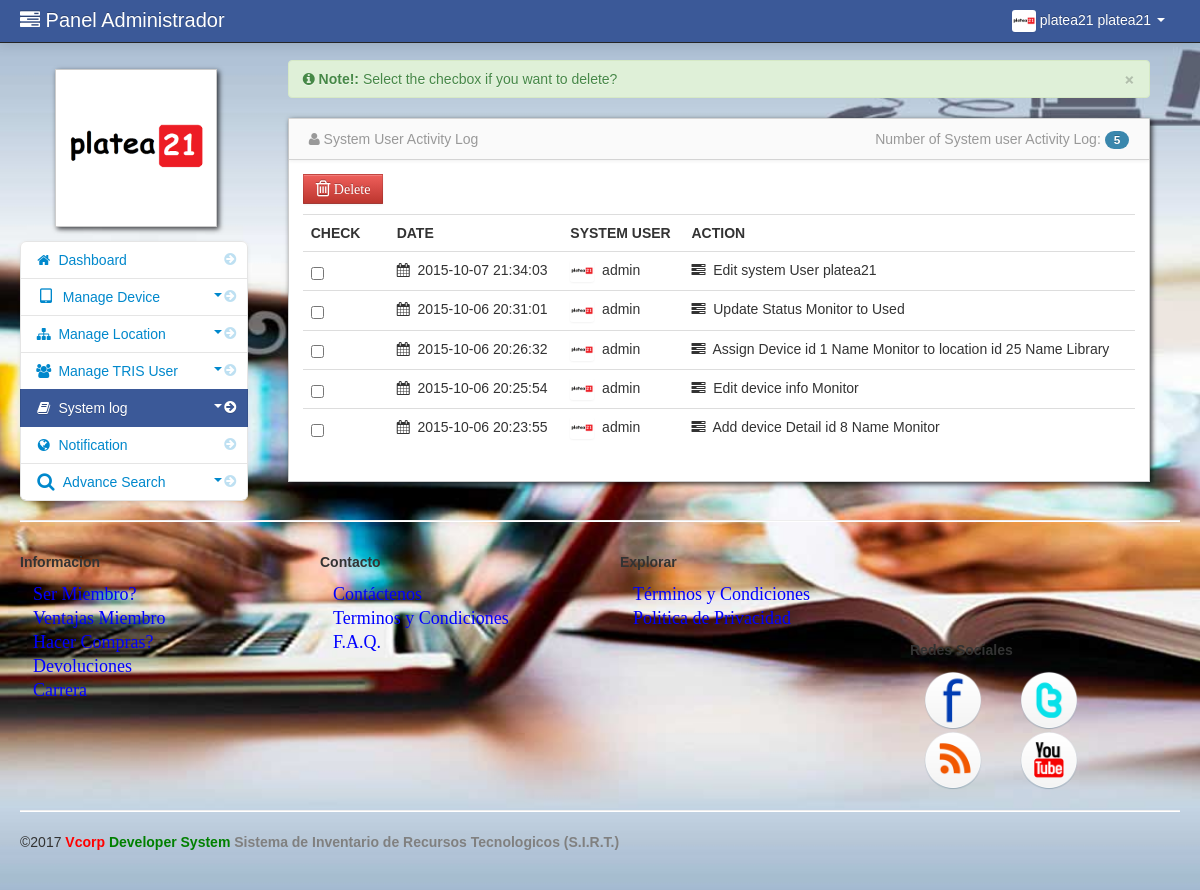
/admin/activity_log.php (signed in), run on the app's committed database.
### tables this page shows
CREATE TABLE IF NOT EXISTS `activity_log` (
  `activity_log_id` int(11) NOT NULL AUTO_INCREMENT,
  `username` varchar(100) NOT NULL,
  `date` varchar(100) NOT NULL,
  `action` varchar(128) NOT NULL,
  PRIMARY KEY (`activity_log_id`)
);

### admin/session.php (called while the page is built, shortened)
<?php
$session_id=$_SESSION['id'];
?>

### admin/activity_log.php (the view, shortened to what this page needs)
<?php include('header.php'); ?>
<?php include('session.php'); ?>
    <body>
		<?php include('navbar.php'); ?>
        <div class="container-fluid">
            <div class="row-fluid">
				<?php include('activity_log_slidebar.php'); ?>
                <div class="span9" id="content">
                     <div class="row-fluid">
				<div class="empty">
                    <div class="alert alert-success alert-dismissable">
                        <button type="button" class="close" data-dismiss="alert" aria-hidden="true">&times;</button>
                         <i class="icon-info-sign"></i>  <strong>Note!:</strong> Select the checbox if you want to delete?
                    </div>
                </div>
				<?php
	             $count_log=mysqli_query($conn,"select * from activity_log");
	             $count = mysqli_num_rows($count_log);
                 ?>
                        <div id="block_bg" class="block">
                            <div class="navbar navbar-inner block-header">
                                <div class="muted pull-left"><i class="icon-user"></i> System User Activity Log</div>
								<div class="muted pull-right">
								Number of System user Activity Log: <span class="badge badge-info"><?php  echo $count; ?></span>
								</div>
                            </div>
                            <div class="block-content collapse in">
                                <div class="span12">
								<form action="delete_log.php" method="post">
  									<table cellpadding="0" cellspacing="0" border="0" class="table" id="example">
						            <a data-placement="right" title="Click to Delete check item" data-toggle="modal" href="#delete_log" id="delete"  class="btn btn-danger" name=""><i class="icon-trash icon-large"> Delete</i></a>
										<thead>
										        <tr>
                                                <th>Check</th>
												<th>Date</th>
												<th>System User</th>
												<th>Action</th>
												</tr>
										</thead>
										<tbody>
                              		<?php
										$query = mysqli_query($conn,"select * from  activity_log
										LEFT JOIN admin ON activity_log.username = admin.username
										order by date DESC")or die(mysqli_error($conn));
										while($row = mysqli_fetch_array($query)){
										$id = $row['activity_log_id'];
									?>
                                    <tr>
					                    <td width="70">
									     <input id="optionsCheckbox" class="uniform_on" name="selector[]" type="checkbox" value="<?php echo $id; ?>">
								        </td>
                                         <td><i class="icon-calendar"></i>&nbsp;
										 <?php  echo $row['date']; ?></td>
                                         <td><img id="avatar1" src="<?php echo $row['adminthumbnails']; ?>">&nbsp;
										 <?php echo $row['username']; ?></td>
                                         <td><i class="icon-tasks"></i>&nbsp;
										 <?php echo $row['action']; ?></td>
                                        </tr>
						                 <?php } ?>
										</tbody>
									</table>
								</form>
                                </div>
                            </div>
                        </div>
                    </div>
                </div>
            </div>
		<?php include('footer.php'); ?>
        </div>
		<?php include('script.php'); ?>
    </body>

### admin/header.php (shortened to what this page needs)
<!DOCTYPE html>
<html class="no-js">
    <head>
			<link href="bootstrap/css/background.css" rel="stylesheet" media="screen">
			<link href="bootstrap/css/bootstrap.min.css" rel="stylesheet" media="screen">
			<link href="bootstrap/css/bootstrap-responsive.css" rel="stylesheet" media="screen">
			<link href="bootstrap/css/bootstrap-responsive.min.css" rel="stylesheet" media="screen">
			<link href="bootstrap/css/font-awesome.css" rel="stylesheet" media="screen">
			<link href="bootstrap/font-awesome-4.1.0/css/font-awesome.min.css" rel="stylesheet" type="text/css">
			<link href="bootstrap/css/my_style.css" rel="stylesheet" media="screen">
			<link href="bootstrap/css/print.css" rel="stylesheet" media="print">
			<link href="vendors/easypiechart/jquery.easy-pie-chart.css" rel="stylesheet" media="screen">
			<link href="assets/styles.css" rel="stylesheet" media="screen">
		    <link href="bootstrap/css/bootstrap.min1.css" rel="stylesheet" media="screen">
		    <link href="bootstrap/css/sb_admin.css" rel="stylesheet" media="screen">
		<link href="vendors/fullcalendar/fullcalendar.css" rel="stylesheet" media="screen">
		<link href="assets/DT_bootstrap.css" rel="stylesheet" media="screen">
		<link href="vendors/jGrowl/jquery.jgrowl.css" rel="stylesheet" media="screen">
		<link rel="stylesheet" type="text/css" href="vendors/bootstrap-wysihtml5/src/bootstrap-wysihtml5.css"></link>
    </head>

### admin/navbar.php (shortened to what this page needs)
<div class="navbar navbar-inverse navbar-fixed-top">
          <div class="navbar-inner">
             <div class="container-fluid">
		 <div class="navbar-header">
                  <span  class="brand" href="#"></i><i class="icon-tasks"></i>  Panel Administrador</span>
		 </div>
                  <div class="nav-collapse collapse">
                      <ul class="nav pull-right">
				<?php $query= mysqli_query($conn,"select * from admin where admin_id = '$session_id'")or die(mysqli_error($conn));
					  $row = mysqli_fetch_array($query);
				?>
                          <li class="dropdown">
                              <a href="#" role="button" class="dropdown-toggle" data-toggle="dropdown"><img id="avatar1" class="img-responsive" src="<?php echo $row['adminthumbnails']; ?>">&nbsp;<?php echo utf8_encode($row['firstname']." ".$row['lastname']);  ?> <i class="caret"></i>
                              </a>
                          </li>
                      </ul>
                  </div>
              </div>
          </div>
      </div>

### admin/activity_log_slidebar.php (shortened to what this page needs)
 <div class="span3" id="sidebar">
           <div class="empty">
  <img id="admin_avatar" class="img-polaroid" src="<?php echo $row['adminthumbnails']; ?>"> </div>
                <ul class="nav nav-list bs-docs-sidenav nav-collapse collapse">
                    <li class=""> <a href="dashboard.php"><i class="icon-chevron-right"></i><i class="icon-home"></i>&nbsp;Dashboard</a> </li>
		<li class="">
		    <a href="javascript:;" role="button" class="dropdown-toggle" data-toggle="collapse" data-target="#bs"><i class="icon-chevron-right"></i><i class="icon-tablet icon-large"></i>&nbsp;Manage Device
			<div class="muted pull-right"><i class="caret"></i></div></a>
		</li>
	    <li>
		    <a href="javascript:;" role="button" class="dropdown-toggle" data-toggle="collapse" data-target="#bs1"><i class="icon-chevron-right"></i><i class="icon-sitemap"></i>&nbsp;Manage Location
			<div class="muted pull-right"><i class="caret"></i></div></a>
		</li>
		<li class="">
		    <a href="javascript:;" role="button" class="dropdown-toggle" data-toggle="collapse" data-target="#bs2"><i class="icon-chevron-right"></i><i class="icon-group"></i>&nbsp;Manage TRIS User
			<div class="muted pull-right"><i class="caret"></i></div></a>
		</li>
		<li class="active">
		    <a href="javascript:;" role="button" class="dropdown-toggle" data-toggle="collapse" data-target="#bs3"><i class="icon-chevron-right"></i><i class="icon-book"></i>&nbsp;System log
			<div class="muted pull-right"><i class="caret"></i></div></a>
		</li>
	    <li class="">
           <a href="notification.php"><i class="icon-chevron-right"></i><i class="icon-globe"></i>&nbsp;Notification
           </a>
           </li>
                    <li class="">
                       <a href="javascript:;" role="button" class="dropdown-toggle" data-toggle="collapse" data-target="#bs4"><i class="icon-chevron-right"></i><i class="icon-search icon-large"></i>&nbsp;Advance Search
		   <div class="muted pull-right"><i class="caret"></i></div></a>
                    </li>
              </ul>
</div>

### admin/footer.php (shortened to what this page needs)
<hr class="soft">
<div  id="footerSection">
	<div class="row">
		<div class="span3">
			<h5>Informacion</h6>
			<a href="?open=CaraMember"><font  color="Blue">Ser Miembro?</font></a>
			<a href="?open=KeuntunganMember"><font color= "blue">Ventajas Miembro</font></a>
			<a href="?open=CaraBelanja"><font color="blue">Hacer Compras?</font></a>
			<a href="?open=CaraPengembalian"><font color="blue">Devoluciones</font></a>
			<a href="#"><font color="blue">Carrera</font></a>
		 </div>
		<div class="span3">
			<h5>Contacto</h5>
            <a href="contactenos.php"><font color="blue">Contáctenos</font></a>
			<a href="?open=TermQuestion"><font color="blue">Terminos y Condiciones</font></a>
			<a href="#"><font color="blue">F.A.Q.</font></a>
		 </div>
		<div class="span3">
			<h5>Explorar</h5>
			<a href="?open=SyaratKetentuan"><font color="blue">Términos y Condiciones</font></a>
			<a href="#"><font color="blue">Politica de Privacidad</font></a>
		 </div>
		<div id="socialMedia" class="span3 pull-right">
			<h5>Redes Sociales </h5>
			<a href="#"><img width="60" src="images/facebook.png" title="facebook"/></a>
			<a href="#"><img width="60" src="images/twitter.png" title="twitter"/></a>
			<a href="#"><img width="60" src="images/rss.png" title="rss"/></a>
			<a href="#"><img width="60" src="images/youtube.png" title="youtube"/></a>
		 </div>
	 </div>
	 <hr class="soft">
	<p class="pull-left">&copy;2017 <font color= "red"><b>Vcorp</b></font> <font color="green"><b>Developer System</b></font> <font color="grey"><b>Sistema de Inventario de Recursos Tecnologicos (S.I.R.T.)</b></font></p>
</div>

### admin/script.php (shortened to what this page needs)
<link href="vendors/datepicker.css" rel="stylesheet" media="screen">
      <link href="vendors/uniform.default.css" rel="stylesheet" media="screen">
      <link href="vendors/chosen.min.css" rel="stylesheet" media="screen">
<link href="vendors/datepicker.css" rel="stylesheet" media="screen">

### admin/assets/styles.css (style rules this page uses)
body { padding-top: 60px; padding-bottom: 40px; background-color: #f5f5f5; }
#content { margin-left:0px; }
.block { background: url("../images/pixel-60fff.png") repeat scroll 0 0 rgba(0, 0, 0, 0) !important; border: 1px solid #ccc; background: white; margin: 1em 0em; border-top: none; -webkit-box-shadow: 2px 2px 5px rgba(0, 0, 6, 0.75); -moz-box-shadow: 2px 2px 5px rgba(0, 0, 6, 0.75); box-shadow: 2px 2px 5px rgba(0, 0, 6, 0.75); }
.block-content { margin: 1em; min-height: .25em; }
.block-header { margin-bottom: 0px; border-right: none; border-left: none; -webkit-border-radius: 0px; -moz-border-radius: 0px; border-radius: 0px; }
.block-header div { padding-top: 10px; }
.bs-docs-sidenav { max-width: 228px; margin: 30px 0 0; padding: 0; background-color: #fff; -webkit-border-radius: 6px; -moz-border-radius: 6px; border-radius: 6px; -webkit-box-shadow: 0 1px 4px rgba(0,0,0,.065); -moz-box-shadow: 0 1px 4px rgba(0,0,0,.065); box-shadow: 0 1px 4px rgba(0,0,0,.065); }
.bs-docs-sidenav > li > a { display: block; width: 190px \9; margin: 0 0 -1px; padding: 8px 14px; border: 1px solid #e5e5e5; }
.bs-docs-sidenav > li:first-child > a { -webkit-border-radius: 6px 6px 0 0; -moz-border-radius: 6px 6px 0 0; border-radius: 6px 6px 0 0; }
.bs-docs-sidenav > li:last-child > a { -webkit-border-radius: 0 0 6px 6px; -moz-border-radius: 0 0 6px 6px; border-radius: 0 0 6px 6px; }
.bs-docs-sidenav > .active > a { position: relative; z-index: 2; padding: 9px 15px; border: 0; text-shadow: 0 1px 0 rgba(0,0,0,.15); -webkit-box-shadow: inset 1px 0 0 rgba(0,0,0,.1), inset -1px 0 0 rgba(0,0,0,.1); -moz-box-shadow: inset 1px 0 0 rgba(0,0,0,.1), inset -1px 0 0 rgba(0,0,0,.1); box-shadow: inset 1px 0 0 rgba(0,0,0,.1), inset -1px 0 0 rgba(0,0,0,.1); }
.bs-docs-sidenav .icon-chevron-right { float: right; margin-top: 2px; margin-right: -6px; opacity: .25; }
.bs-docs-sidenav .active .icon-chevron-right, .bs-docs-sidenav .active a:hover .icon-chevron-right { opacity: 1; }

### data on the page
activity_log: date "2015-10-07 21:34:03", admin.adminthumbnails (picture), admin.username "admin", action "Edit system User platea21"
activity_log: date "2015-10-06 20:31:01", admin.adminthumbnails (picture), admin.username "admin", action "Update Status Monitor to Used"
activity_log: date "2015-10-06 20:26:32", admin.adminthumbnails (picture), admin.username "admin", action "Assign Device id 1 Name Monitor to location id 25 Name Library"
activity_log: date "2015-10-06 20:25:54", admin.adminthumbnails (picture), admin.username "admin", action "Edit device info Monitor"
activity_log: date "2015-10-06 20:23:55", admin.adminthumbnails (picture), admin.username "admin", action "Add device Detail id 8 Name Monitor"

### other printed values
utf8_encode($row['firstname']." ".$row['lastname']) "platea21 platea21"
$count "5"
